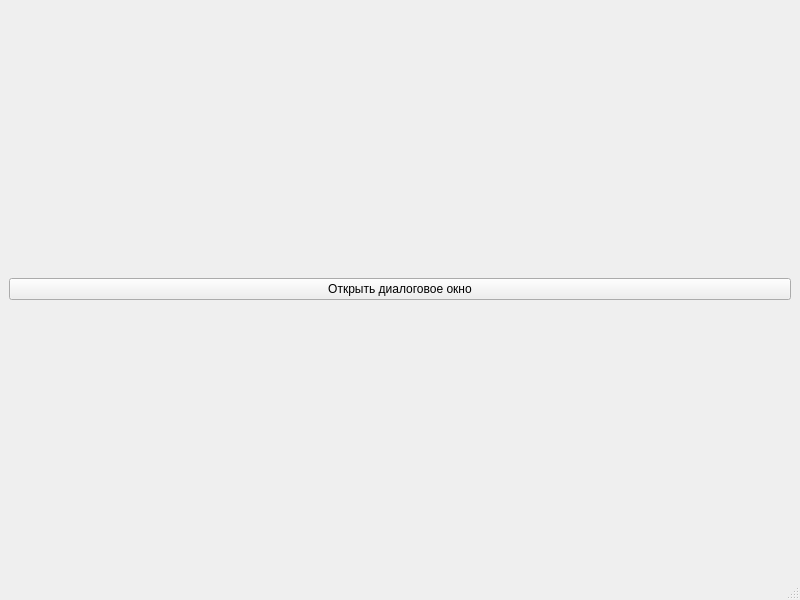
<?xml version="1.0" encoding="UTF-8"?>
<ui version="4.0">
 <class>MainWindow</class>
 <widget class="QMainWindow" name="MainWindow">
  <property name="geometry">
   <rect>
    <x>0</x>
    <y>0</y>
    <width>800</width>
    <height>600</height>
   </rect>
  </property>
  <property name="windowTitle">
   <string>MainWindow</string>
  </property>
  <widget class="QWidget" name="centralwidget">
   <layout class="QVBoxLayout" name="verticalLayout">
    <item>
     <widget class="QPushButton" name="pushButton">
      <property name="text">
       <string>Открыть диалоговое окно</string>
      </property>
     </widget>
    </item>
   </layout>
  </widget>
  <widget class="QMenuBar" name="menubar">
   <property name="geometry">
    <rect>
     <x>0</x>
     <y>0</y>
     <width>800</width>
     <height>21</height>
    </rect>
   </property>
  </widget>
  <widget class="QStatusBar" name="statusbar"/>
 </widget>
 <resources/>
 <connections/>
</ui>
